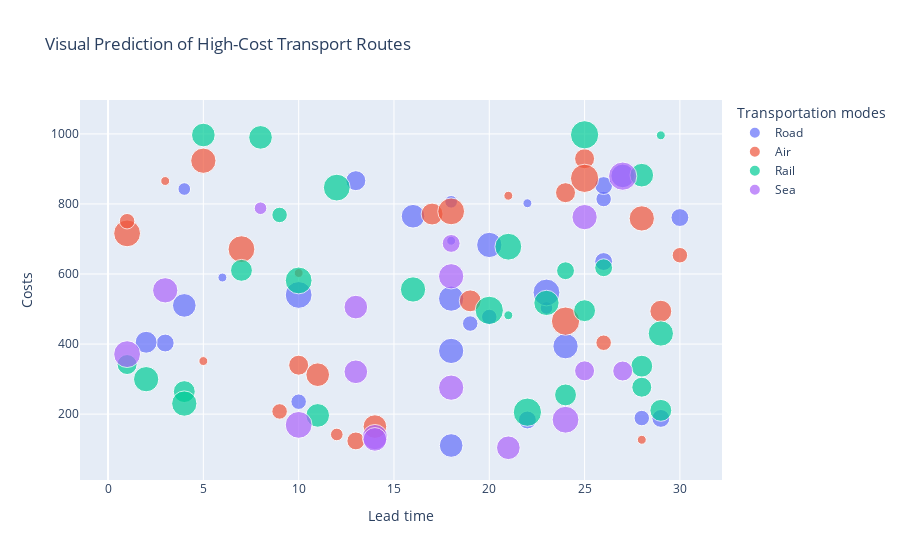

Notebook source saved alongside this figure:
### Markdown cell above
Feature	Benefit for Cycle Time Analysis
Filtering and drilling down	You can filter by product type, supplier, route, or transportation mode instantly — no need to re-run code.
Hover tooltips	When hovering over data points, you see exact values (lead time, cost, defect rate, etc.), helping pinpoint anomalies.
Zooming and panning	Helps analyze specific time periods (e.g., seasonal peaks or disruptions).
Dynamic linking	Selecting a long lead time in one chart automatically highlights related suppliers or products in others.
Real-time updates	If linked to live data (e.g., via Grafana, Power BI, Plotly Dash), analysts can detect delays as soon as they happen.
Scenario comparison	You can adjust filters to compare cycle times across logistics routes or suppliers interactively.

### Code cell
fig = px.scatter(
    df,
    x="Lead time",
    y="Costs",
    color="Transportation modes",
    size="Shipping times",
    hover_data=["Routes", "Supplier name", "Location"],
    title="Visual Prediction of High-Cost Transport Routes"
)
fig.show()

### Figure 1 — Plotly figure (JSON) as saved in the notebook; plotly's stock layout.template omitted (floating-point values rounded to 4 significant figures)
{"data": [{"customdata": [["Route B", "Supplier 3", "Mumbai"], ["Route B", "Supplier 3", "Mumbai"], ["Route A", "Supplier 4", "Bangalore"], ["Route C", "Supplier 4", "Bangalore"], ["Route B", "Supplier 5", "Kolkata"], ["Route B", "Supplier 4", "Kolkata"], ["Route B", "Supplier 5", "Bangalore"], ["Route C", "Supplier 4", "Chennai"], ["Route B", "Supplier 4", "Kolkata"], ["Route B", "Supplier 1", "Kolkata"], ["Route C", "Supplier 4", "Kolkata"], ["Route A", "Supplier 3", "Kolkata"], ["Route B", "Supplier 1", "Chennai"], ["Route A", "Supplier 1", "Kolkata"], ["Route A", "Supplier 5", "Bangalore"], ["Route B", "Supplier 3", "Chennai"], ["Route A", "Supplier 5", "Bangalore"], ["Route B", "Supplier 1", "Kolkata"], ["Route B", "Supplier 3", "Delhi"], ["Route A", "Supplier 5", "Kolkata"], ["Route C", "Supplier 1", "Bangalore"], ["Route A", "Supplier 2", "Bangalore"], ["Route A", "Supplier 4", "Chennai"], ["Route B", "Supplier 1", "Kolkata"], ["Route C", "Supplier 2", "Mumbai"], ["Route A", "Supplier 1", "Bangalore"], ["Route B", "Supplier 5", "Chennai"], ["Route A", "Supplier 3", "Mumbai"], ["Route A", "Supplier 4", "Mumbai"]], "hovertemplate": "Transportation modes=Road<br>Lead time=%{x}<br>Costs=%{y}<br>Shipping times=%{marker.size}<br>Routes=%{customdata[0]}<br>Supplier name=%{customdata[1]}<br>Location=%{customdata[2]}<extra></extra>", "legendgroup": "Road", "marker": {"color": "#636efa", "size": [4, 2, 3, 1, 2, 4, 9, 3, 3, 7, 7, 4, 7, 8, 4, 8, 1, 3, 7, 8, 4, 6, 5, 4, 1, 8, 2, 3, 9], "sizemode": "area", "sizeref": 0.025, "symbol": "circle"}, "mode": "markers", "name": "Road", "orientation": "v", "showlegend": true, "type": "scatter", "x": [29, 23, 10, 22, 18, 3, 23, 20, 19, 16, 27, 30, 4, 18, 26, 18, 18, 26, 18, 24, 22, 2, 13, 26, 6, 20, 4, 28, 10], "xaxis": "x", "y": [187.8, 503.1, 235.5, 802.1, 806.1, 403.0, 547.2, 477.3, 458.5, 764.9, 880.1, 761.2, 510.4, 529.8, 635.7, 380.4, 695.0, 814.1, 110.4, 393.8, 183.3, 405.2, 866.5, 852.6, 590.0, 683.0, 842.7, 188.7, 540.1], "yaxis": "y"}, {"customdata": [["Route C", "Supplier 1", "Mumbai"], ["Route A", "Supplier 1", "Delhi"], ["Route A", "Supplier 2", "Kolkata"], ["Route B", "Supplier 1", "Kolkata"], ["Route A", "Supplier 1", "Bangalore"], ["Route C", "Supplier 1", "Chennai"], ["Route B", "Supplier 1", "Chennai"], ["Route C", "Supplier 5", "Chennai"], ["Route A", "Supplier 2", "Bangalore"], ["Route A", "Supplier 1", "Mumbai"], ["Route C", "Supplier 2", "Delhi"], ["Route B", "Supplier 5", "Mumbai"], ["Route B", "Supplier 2", "Kolkata"], ["Route A", "Supplier 5", "Mumbai"], ["Route C", "Supplier 1", "Mumbai"], ["Route B", "Supplier 1", "Delhi"], ["Route B", "Supplier 1", "Mumbai"], ["Route A", "Supplier 1", "Kolkata"], ["Route A", "Supplier 4", "Kolkata"], ["Route C", "Supplier 1", "Delhi"], ["Route A", "Supplier 4", "Kolkata"], ["Route C", "Supplier 1", "Chennai"], ["Route C", "Supplier 3", "Bangalore"], ["Route B", "Supplier 5", "Chennai"], ["Route A", "Supplier 4", "Chennai"], ["Route A", "Supplier 4", "Mumbai"]], "hovertemplate": "Transportation modes=Air<br>Lead time=%{x}<br>Costs=%{y}<br>Shipping times=%{marker.size}<br>Routes=%{customdata[0]}<br>Supplier name=%{customdata[1]}<br>Location=%{customdata[2]}<extra></extra>", "legendgroup": "Air", "marker": {"color": "#EF553B", "size": [2, 8, 1, 5, 1, 9, 6, 6, 8, 4, 3, 5, 3, 9, 1, 3, 5, 7, 7, 6, 3, 10, 1, 10, 1, 9], "sizemode": "area", "sizeref": 0.025, "symbol": "circle"}, "mode": "markers", "name": "Air", "orientation": "v", "showlegend": true, "type": "scatter", "x": [12, 5, 28, 25, 3, 7, 29, 19, 28, 13, 26, 10, 30, 1, 10, 1, 24, 11, 14, 17, 9, 25, 5, 24, 21, 18], "xaxis": "x", "y": [141.9, 923.4, 126.7, 929.2, 865.5, 670.9, 493.9, 523.4, 758.7, 123.4, 403.8, 339.7, 653.7, 716.0, 602.9, 750.7, 832.2, 312.6, 164.4, 771.2, 207.7, 873.1, 351.5, 465.5, 823.5, 778.9], "yaxis": "y"}, {"customdata": [["Route A", "Supplier 5", "Kolkata"], ["Route B", "Supplier 2", "Chennai"], ["Route C", "Supplier 4", "Kolkata"], ["Route A", "Supplier 5", "Kolkata"], ["Route A", "Supplier 2", "Bangalore"], ["Route C", "Supplier 3", "Chennai"], ["Route A", "Supplier 2", "Delhi"], ["Route A", "Supplier 2", "Chennai"], ["Route A", "Supplier 1", "Kolkata"], ["Route B", "Supplier 2", "Mumbai"], ["Route A", "Supplier 5", "Delhi"], ["Route B", "Supplier 2", "Delhi"], ["Route A", "Supplier 2", "Delhi"], ["Route A", "Supplier 4", "Mumbai"], ["Route C", "Supplier 5", "Kolkata"], ["Route A", "Supplier 2", "Bangalore"], ["Route B", "Supplier 1", "Bangalore"], ["Route A", "Supplier 4", "Delhi"], ["Route A", "Supplier 2", "Bangalore"], ["Route B", "Supplier 3", "Delhi"], ["Route A", "Supplier 1", "Mumbai"], ["Route B", "Supplier 1", "Kolkata"], ["Route B", "Supplier 3", "Bangalore"], ["Route B", "Supplier 4", "Delhi"], ["Route B", "Supplier 2", "Mumbai"], ["Route B", "Supplier 2", "Delhi"], ["Route A", "Supplier 5", "Chennai"], ["Route B", "Supplier 2", "Chennai"]], "hovertemplate": "Transportation modes=Rail<br>Lead time=%{x}<br>Costs=%{y}<br>Shipping times=%{marker.size}<br>Routes=%{customdata[0]}<br>Supplier name=%{customdata[1]}<br>Location=%{customdata[2]}<extra></extra>", "legendgroup": "Rail", "marker": {"color": "#00cc96", "size": [6, 1, 10, 7, 4, 4, 6, 6, 9, 3, 6, 10, 1, 8, 8, 8, 9, 5, 10, 5, 6, 8, 7, 7, 8, 9, 7, 6], "sizemode": "area", "sizeref": 0.025, "symbol": "circle"}, "mode": "markers", "name": "Rail", "orientation": "v", "showlegend": true, "type": "scatter", "x": [24, 29, 22, 11, 26, 24, 7, 25, 10, 9, 28, 20, 21, 29, 16, 2, 21, 1, 25, 28, 4, 23, 8, 5, 4, 12, 28, 29], "xaxis": "x", "y": [254.8, 995.9, 205.6, 196.3, 617.9, 609.4, 610.5, 495.3, 581.6, 768.7, 336.9, 496.2, 482.2, 430.2, 555.9, 299.7, 677.9, 341.6, 997.4, 276.8, 264.3, 517.5, 990.1, 996.8, 230.1, 846.7, 882.2, 210.7], "yaxis": "y"}, {"customdata": [["Route A", "Supplier 3", "Kolkata"], ["Route B", "Supplier 4", "Mumbai"], ["Route B", "Supplier 1", "Bangalore"], ["Route A", "Supplier 2", "Kolkata"], ["Route B", "Supplier 5", "Mumbai"], ["Route A", "Supplier 5", "Chennai"], ["Route C", "Supplier 1", "Delhi"], ["Route A", "Supplier 3", "Kolkata"], ["Route A", "Supplier 4", "Chennai"], ["Route B", "Supplier 2", "Delhi"], ["Route C", "Supplier 2", "Mumbai"], ["Route A", "Supplier 3", "Bangalore"], ["Route C", "Supplier 1", "Mumbai"], ["Route C", "Supplier 5", "Mumbai"], ["Route B", "Supplier 3", "Chennai"], ["Route B", "Supplier 3", "Chennai"], ["Route A", "Supplier 2", "Mumbai"]], "hovertemplate": "Transportation modes=Sea<br>Lead time=%{x}<br>Costs=%{y}<br>Shipping times=%{marker.size}<br>Routes=%{customdata[0]}<br>Supplier name=%{customdata[1]}<br>Location=%{customdata[2]}<extra></extra>", "legendgroup": "Sea", "marker": {"color": "#ab63fa", "size": [8, 7, 7, 8, 8, 9, 8, 9, 8, 5, 7, 4, 9, 5, 2, 10, 7], "sizemode": "area", "sizeref": 0.025, "symbol": "circle"}, "mode": "markers", "name": "Sea", "orientation": "v", "showlegend": true, "type": "scatter", "x": [14, 13, 14, 18, 25, 1, 3, 24, 18, 27, 13, 18, 10, 25, 8, 27, 21], "xaxis": "x", "y": [134.4, 505.6, 127.9, 593.5, 762.5, 371.3, 553.4, 183.9, 275.5, 323.0, 320.8, 687.3, 169.3, 323.6, 787.8, 879.4, 103.9], "yaxis": "y"}], "layout": {"legend": {"itemsizing": "constant", "title": {"text": "Transportation modes"}, "tracegroupgap": 0}, "title": {"text": "Visual Prediction of High-Cost Transport Routes"}, "xaxis": {"anchor": "y", "domain": [0, 1], "title": {"text": "Lead time"}}, "yaxis": {"anchor": "x", "domain": [0, 1], "title": {"text": "Costs"}}}}
